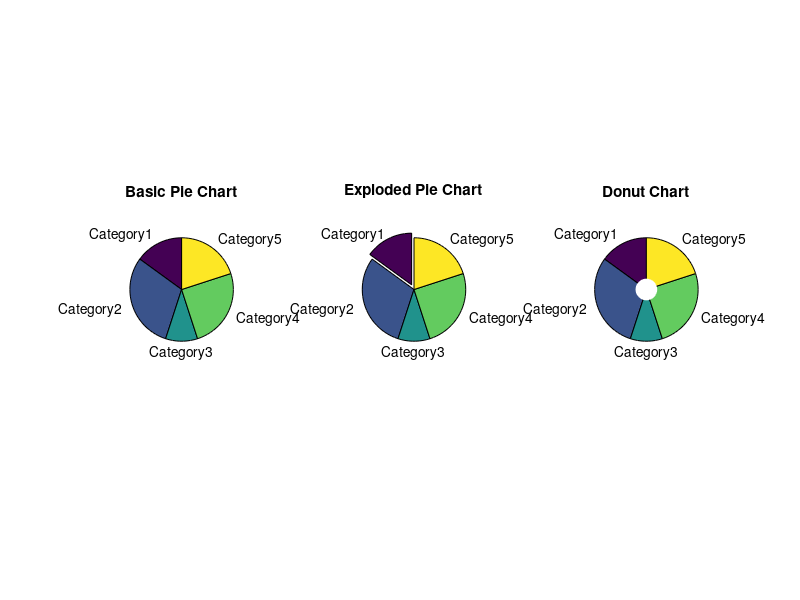

Write the MATLAB code that produced this figure. (Note: this script raises an error after producing the figure.)
% Sample Data 
categories = {'Category1','Category2','Category3','Category4','Category5'}; 
data = [15,30,10,25,20];
% Create a basic pie chart
figure; 
subplot(1,3,1); 
pie(data, categories);
title('Basic Pie Chart'); 
hold on;
% Create a Exploded Pie Chart
subplot(1,3,2);
exploded=[0.1,0,0,0,0];
% Explode the first slice 
pie(data, exploded, categories);
title('Exploded Pie Chart');
hold on;
% Create a donut chart
subplot(1,3,3);
pie(data,categories);
hold on;

theta = linspace(0, 2*pi, 50);
innerRadius = 0.2;

fill(innerRadius*cos(theta), ...
     innerRadius*sin(theta), ...
     'white', 'EdgeColor', 'white');

axis equal;
% Remove slice edges to create a donut
title('Donut Chart');
hold on;
% Adjust layout
sgtitle('DIFFERENT TYPES OF PIE CHARTS');
